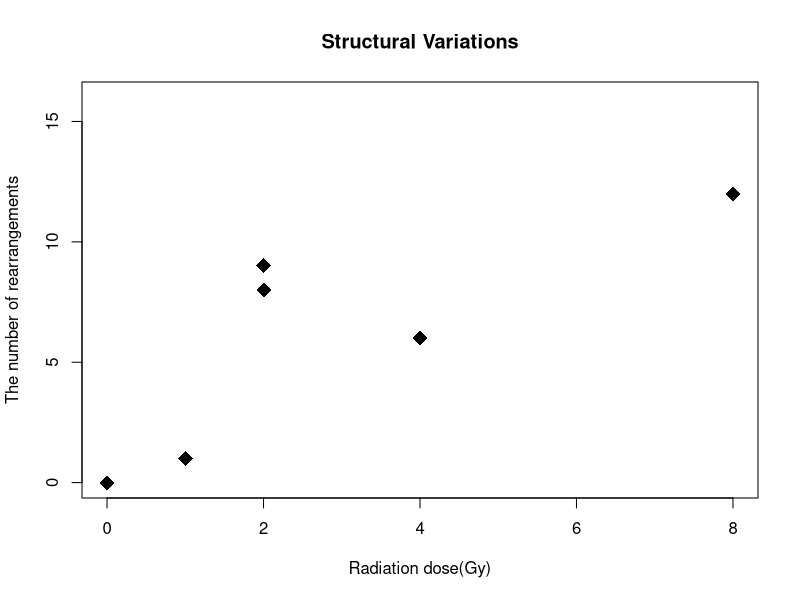

Recreate this plot in R.
setwd("/home/users/jhyouk/06_mm10_SNUH_radiation/08_delly/")
sv<-matrix(c(0,1,2,2,4,8,0,1,8,9,6,12),ncol = 2)
head(sv)

png(filename = "/home/users/jhyouk/06_mm10_SNUH_radiation/08_delly/number_sv.png",width=600,height = 600)
plot(sv,ylim=c(0,16),xlab="Radiation dose(Gy)",ylab="The number of rearrangements",pch=18,main="Structural Variations",cex=2)
dev.off()
